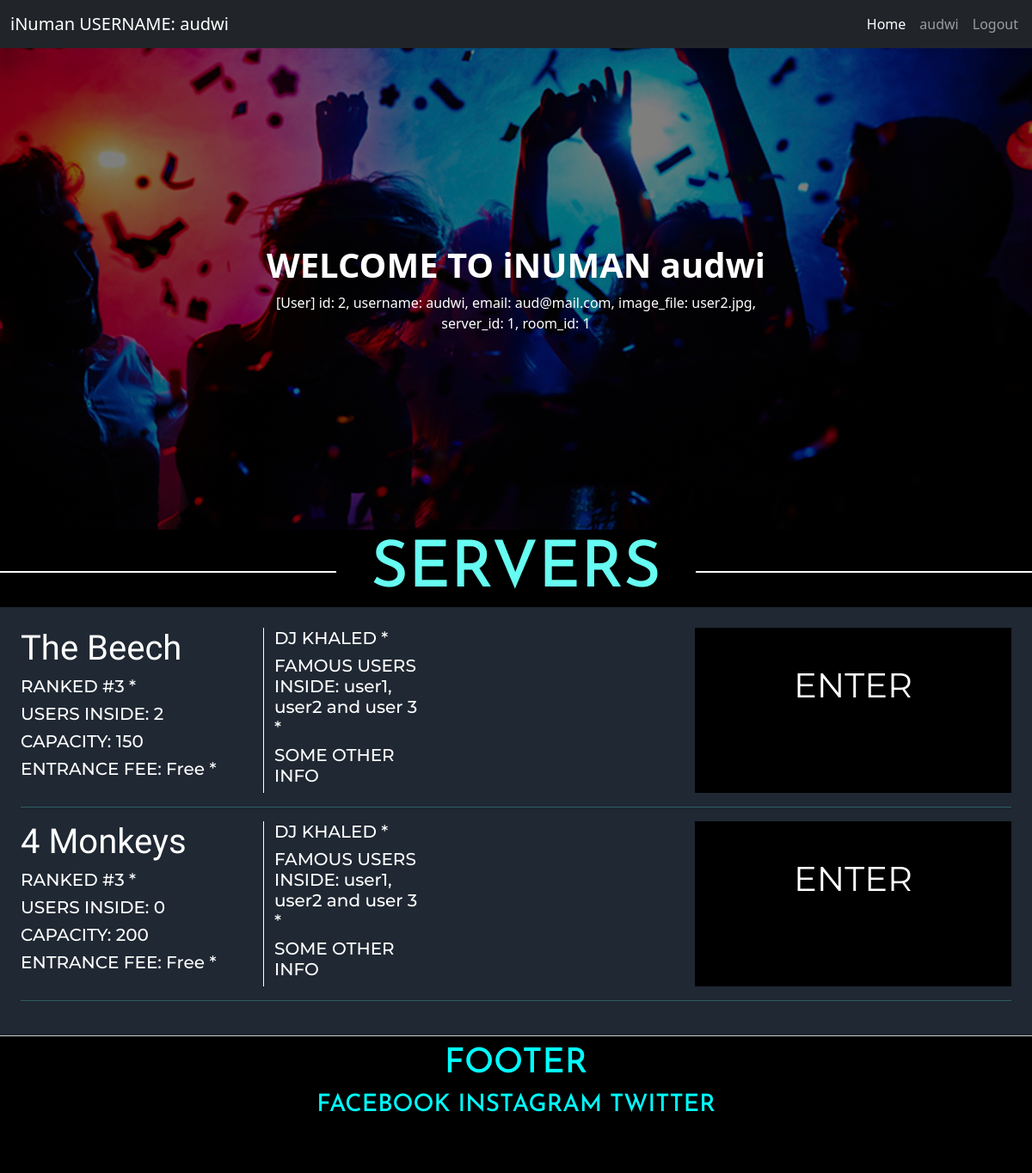
The app's page / (signed in) with its own data.
### package/models.py (models this page shows, shortened)
class User(db.Model, UserMixin):
    id = db.Column(db.Integer, primary_key = True)
    username = db.Column(db.String(20), unique=True, nullable=False)
    email = db.Column(db.String(100), unique=True, nullable=False)
    image_file = db.Column(db.String(20), nullable=False, default='default.jpg')
    password = db.Column(db.String(60), nullable=False)
    server_id = db.Column(db.Integer, db.ForeignKey('app_server.id'), nullable=True)
    room_id = db.Column(db.Integer, db.ForeignKey('app_server_room.id'), nullable=True)
    def __repr__(self):
        return f"""[User]
        id: {self.id},
        username: {self.username},
        email: {self.email},
        image_file: {self.image_file},
        server_id: {self.server_id},
        room_id: {self.room_id}\n\n"""

class AppServer(db.Model):
    id = db.Column(db.Integer, primary_key = True)
    name = db.Column(db.String(20), unique=True, nullable=False)
    capacity = db.Column(db.Integer, nullable=False, default=150)
    created_at = db.Column(db.DateTime, nullable=False, default=datetime.utcnow)
    rooms = db.relationship('AppServerRoom', backref='server', lazy=True)
    clients = db.relationship('User', backref='server', lazy=True)

### package/routes.py (the view)
@app.route('/')
def index():
    servers = AppServer.query.all()
    return render_template('index.html', servers=servers)

### package/models.py (called while the page is built)
@login_manager.user_loader
def load_user(user_id):
    return User.query.get(int(user_id))

### package/templates/index.html (shortened to what this page needs)
{% extends 'layout.html' %}
{% block page_css %}
    <link rel="stylesheet" href="{{ url_for('static', filename='styles/index.css') }}">
{% endblock page_css %}
{% block content %}
    <div class="hero-image">
        <div class="hero-text">
            {% if current_user.is_authenticated %}
            <h1><b>WELCOME TO iNUMAN {{current_user.username}}</b></h1>
            {{current_user}}
            {% else %}
            <h1><b>WELCOME TO iNUMAN</b></h1>
            {% endif %}
        </div>
    </div>
    <section id="servers">
        <h1 class="text-center mt-5 title"><span>SERVERS</span></h1>
        <div class="container-fluid p-4">
            {% for server in servers %}
            <div class="row server-info">
                <div class="col-lg-3">
                    <h1 class="server-name">{{server.name}}</h3>
                    <h5>RANKED #3 *</h5>
                    <h5 id="server-{{server.id}}-user-count">USERS INSIDE: {{server.clients|length}}</h5>
                    <h5>CAPACITY: {{server.capacity}}</h5>
                    <h5>ENTRANCE FEE: Free *</h5>
                </div>
                <div class="col-lg-2" style="border-left: 1px solid white;">
                    <h5>DJ KHALED *</h5>
                    <h5>FAMOUS USERS INSIDE: user1, user2 and user 3 *</h5>
                    <h5>SOME OTHER INFO</h5>
                </div>
                <div class="col-lg-3"></div>
                <div class="col-lg-4 text-center server-buttons">
                    <a href="{{url_for('show_server', server_id=server.id)}}" class="enter-server">
                        ENTER
                    </a>
                </div>
            </div>
            <hr>
            {% endfor %}
        </div>
    </section>
{% endblock content %}

### package/templates/layout.html (shortened to what this page needs)
<!DOCTYPE html>
<html lang="en">
<head>
    <link href="https://cdn.jsdelivr.net/npm/bootstrap@5.1.0/dist/css/bootstrap.min.css" rel="stylesheet">
    <link rel="stylesheet" href="{{ url_for('static', filename='styles/layout.css') }}">
    {% block page_css %}
    {% endblock page_css %}
</head>
<body>
    <nav class="navbar navbar-expand-lg navbar-dark bg-dark">
        <div class="container-fluid">
          {% if current_user.is_authenticated %}
          <a class="navbar-brand" href="{{ url_for('index') }}">iNuman USERNAME: {{ current_user.username }}</a>
          {% else %}
          <a class="navbar-brand" href="{{ url_for('index') }}">iNuman</a>
          {% endif %}
        </div>
        <div class="d-flex">
            <div class="collapse navbar-collapse" id="navbarSupportedContent">
                <ul class="navbar-nav me-2 ms-3 mb-2 mb-lg-0">
                  <li class="nav-item">
                    <a class="nav-link active" aria-current="page" href="{{ url_for('index') }}">Home</a>
                  </li>
                  {% if current_user.is_authenticated %}
                    <li class="nav-item">
                      <a class="nav-link" href="#">{{current_user.username}}</a>
                    </li>
                    <li class="nav-item">
                      <a class="nav-link" href="{{url_for('logout')}}">Logout</a>
                    </li>
                    {% else %}
                    <li class="nav-item">
                      <a class="nav-link" href="{{url_for('login')}}">Login</a>
                    </li>
                    {% endif %}
                </ul>
              </div>
        </div>
      </nav>
    {% block content %}
    {% endblock content %}
    <footer>
      <div class="container mt-2">
        <div class="row text-center">
          <div class="col-lg-12">
            <h1>FOOTER</h1>
          </div>
        </div>
        <div class="row text-center">
          <div class="col-lg-12">
            <h3>FACEBOOK INSTAGRAM TWITTER</h3>
          </div>
        </div>
      </div>
    </footer>
</body>
</html>

### package/static/styles/layout.css (style rules this page uses)
footer { height: 20vh; background-color: black; font-family: 'Josefin Sans', sans-serif; color:aqua; border-top: 1px solid rgb(202, 202, 202); }

### package/static/styles/index.css (style rules this page uses)
body, html { height: 100%; background-color: black; }
.hero-image { background-image: linear-gradient(rgba(0, 0, 0, 0.5), rgba(0, 0, 0, 0.5)), url("/static/images/index_hero.jpg"); height: 70%; background-position: center; background-repeat: no-repeat; background-size: cover; position: relative; }
.hero-text { text-align: center; position: absolute; top: 50%; left: 50%; transform: translate(-50%, -50%); color: white; }
#servers { color: #66FCF1; background-color: black; }
#servers > .container-fluid { background-color: #1F2833; }
.server-info { color: white; font-family: 'Montserrat', sans-serif; }
.server-name { font-family: 'Yeseva One', cursive; }
.server-buttons { margin-top: 0%; }
.server-buttons .enter-server { display: block; height: 100%; width: 100%; background-color: #000000; text-decoration: none; }
.server-buttons .enter-server { padding-top: 10%; font-size: 40px; color:white; }
.title { font-size: 75px; font-family: 'Josefin Sans', sans-serif; border-bottom: 2px solid white; line-height: 0.001em; width: 100%; margin: 10px 0 40px; }
.title span { background-color:black; padding:0 40px; }

### records on screen
User: username "audwi", id+username+email "[User] id: 2, username: audwi, email: aud@mail.com, image_file: user2.jpg, server_id: 1, room_id: 1"
AppServer: name "The Beech", clients|length "2", capacity "150"
AppServer: name "4 Monkeys", clients|length "0", capacity "200"
